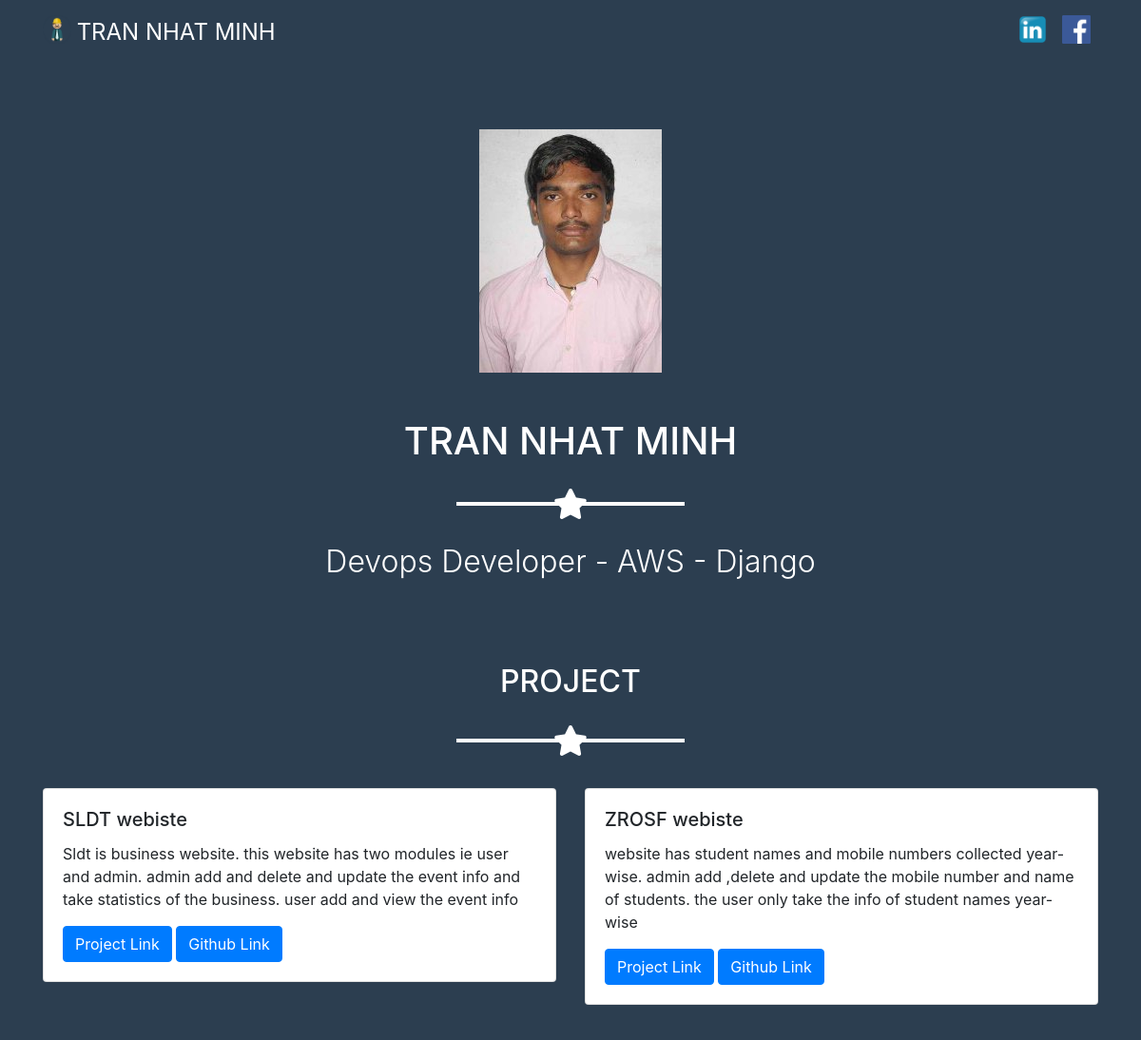
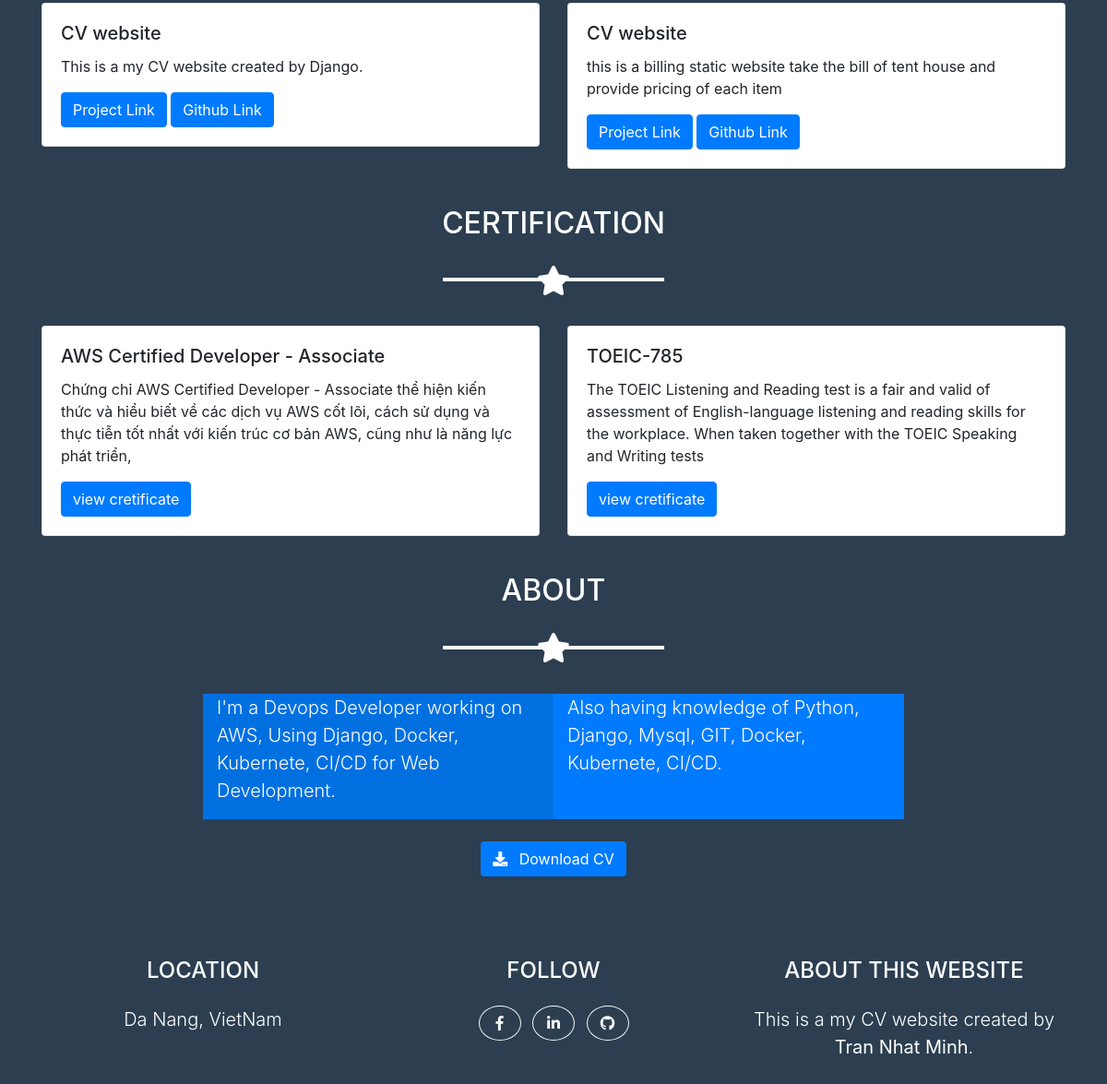
The page / on the database its author committed (2 pictures, top to bottom).
### ram/models.py (models this page shows, shortened)
class project(models.Model):
    name =models.CharField(max_length=200)
    des =models.CharField(max_length=200)
    link=models.URLField()
    gitlink=models.URLField()
    name1 =models.CharField(max_length=200)
    des1 =models.CharField(max_length=200)
    link1=models.URLField()
    gitlink1=models.URLField()

class certificate(models.Model):
    name =models.CharField(max_length=200)
    des =models.CharField(max_length=200)
    link=models.URLField()
    name1 =models.CharField(max_length=200)
    des1 =models.CharField(max_length=200)
    link1=models.URLField()

### ram/views.py (the view)
# urls.py: path('',views.display,name='display'),
def display(request):
    p = project.objects.all()
    c = certificate.objects.all()
    return render(request,'portfolio.html',{'p':p,'c':c})

### ram/templates/portfolio.html (shortened to what this page needs)
{% extends 'base.html' %}
{% block content %}
	<header class="masthead text-white text-center">
	  <div class="container">
		<img class="img-fluid mb-5 d-block mx-auto" src="static/mypf/img/PHO1.png" alt="">
		<h1 class="text-uppercase mb-0">Tran Nhat Minh</h1>
		<hr class="star-light">
		<h2 class="font-weight-light mb-0">Devops Developer - AWS - Django</h2>
	  </div>
	</header>
	<section class="portfolio margin" id="portfolio">
        <div class="container">
            <h2 class="text-center text-uppercase text-white mb-0">Project</h2>
			<hr class="star-light mb-5 text-white">
			{% for p1 in p %}<div class="margin"></div>
			<div class="row">
			  <div class="col-sm-6">
				<div class="card">
				  <div class="card-body">
					<h5 class="card-title">{{p1.name}} </h5>
					<p class="card-text">{{p1.des}}</p>
					<a href="javascript:window.open('{{p1.link}}','mypopuptitle','width=1000,height=800')" class="btn btn-primary"> Project Link</a>
					<a href="javascript:window.open('{{p1.gitlink}}','mypopuptitle','width=1000,height=800')" class="btn btn-primary">Github Link</a>
				  </div>
				</div>
			  </div>
			  <div class="col-sm-6">
				<div class="card">
				  <div class="card-body">
					<h5 class="card-title">{{p1.name1}} </h5>
					<p class="card-text">{{p1.des1}}</p>
					<a href="javascript:window.open('{{p1.link1}}','mypopuptitle','width=1000,height=800')" class="btn btn-primary"> Project Link</a>
					<a href="javascript:window.open('{{p1.gitlink1}}','mypopuptitle','width=1000,height=800')" class="btn btn-primary">Github Link</a>
				  </div>
				</div>
			  </div>
			</div>
			{% endfor %}
		</div>
	</section>
	<section class="portfolio margin" id="portfolio">
        <div class="container">
            <h2 class="text-center text-uppercase text-white mb-0">Certification</h2>
			<hr class="star-light mb-5 text-white">
			{% for c1 in c %}<div class="margin"></div>
			<div class="row">
			  <div class="col-sm-6">
				<div class="card">
				  <div class="card-body">
					<h5 class="card-title">{{c1.name}} </h5>
					<p class="card-text">{{c1.des}}</p>
					<a href="javascript:window.open('{{c1.link}}','mypopuptitle','width=1000,height=800')" class="btn btn-primary"> view cretificate</a>
				  </div>
				</div>
			  </div>
			  <div class="col-sm-6">
				<div class="card">
				  <div class="card-body">
					<h5 class="card-title">{{c1.name1}} </h5>
					<p class="card-text">{{c1.des1}}</p>
					<a href="javascript:window.open('{{c1.link1}}','mypopuptitle','width=1000,height=800')" class="btn btn-primary">view cretificate</a>
				  </div>
				</div>
			  </div>
			</div>
			{% endfor %}
		</div>
	</section>
	<section class="text-white mb-0 margin" id="about">
	  <div class="container">
		<h2 class="text-center text-uppercase text-white">About</h2>
		<hr class="star-light mb-5">
		<div class="row">
		  <div class="col-lg-4 ml-auto about-1">
			<p class="lead">I'm a Devops Developer working on AWS, Using Django, Docker, Kubernete, CI/CD for Web Development.</p>
		  </div>
		  <div class="col-lg-4 mr-auto about-2">
			<p class="lead">Also having knowledge of  Python, Django, Mysql, GIT, Docker, Kubernete, CI/CD.  </p>
		  </div>
		</div>
		<div class="text-center mt-4">
		  <a class="btn btn-xl btn-cv" href="/static/mypf/files/resume.pdf" download>
			<i class="fas fa-download mr-2"></i>
			Download CV
		  </a>
		</div>
	  </div>
	</section>
{% endblock %}

### ram/templates/base.html (shortened to what this page needs)
{% load static %}
<!DOCTYPE html>
<html lang="en">
<head>
    <link href="{% static 'mypf/bootstrap-4/css/bootstrap.min.css' %}" rel="stylesheet">
    <link rel="stylesheet" href="{% static 'mypf/css/styles.css' %}">
    <link rel="stylesheet" href="https://use.fontawesome.com/releases/v5.5.0/css/all.css">
</head>
<body>
    {% include 'navbar.html' %}
    {% block content %}
    {% endblock %}
    {% include 'footer.html' %}
</body>
</html>

### ram/templates/navbar.html (shortened to what this page needs)
{% load static %}
<nav class="navbar navbar-expand-md navbar-dark">
    <div class="container">
        <a class="navbar-brand" href="{% url 'display' %}">
            <img src="{% static 'mypf/img/profile.png' %}" width="30" height="30" class="d-inline-block align-top" alt="">
            <span class="home-brand">Tran Nhat Minh</span>
        </a>
        <div class="collapse navbar-collapse" id="navbarToggler">
            <ul class="navbar-nav">
                <li class="nav-item">
                    <a class="nav-link" href="https://www.linkedin.com/in/nh%E1%BA%ADt-minh-tr%E1%BA%A7n-4bb543240/">
                        <img src="{% static 'mypf/img/linkedin.png' %}" width="30" height="30" class="d-inline-block align-top" alt="">
                    </a>
                </li>
                <li class="nav-item">
                    <a class="nav-link" href="https://www.facebook.com/MinhxFelix/">
                        <img src="{% static 'mypf/img/fb-logo.png' %}" width="30" height="30" class="d-inline-block align-top" alt="">
                    </a>
                </li>
            </ul>
        </div>
    </div>
</nav>

### ram/templates/footer.html
	<footer class="footer text-center margin">
	  <div class="container">
		<div class="row">
		  <div class="col-md-4 mb-5 mb-lg-0">
			<h4 class="text-uppercase mb-4">Location</h4>
			<p class="lead mb-0">Da Nang, VietNam
			  <br></p>
		  </div>
		  <div class="col-md-4 mb-5 mb-lg-0">
			<h4 class="text-uppercase mb-4">Follow</h4>
			<ul class="list-inline mb-0">
			  <li class="list-inline-item">
				<a class="btn btn-outline-light btn-social text-center rounded-circle" href="https://www.facebook.com/MinhxFelix/">
				  <i class="fab fa-fw fa-facebook-f"></i>
				</a>
			  </li>
			  <li class="list-inline-item">
				<a class="btn btn-outline-light btn-social text-center rounded-circle" href="https://www.linkedin.com/in/nh%E1%BA%ADt-minh-tr%E1%BA%A7n-4bb543240/">
				  <i class="fab fa-fw fa-linkedin-in"></i>
				</a>
			  </li>
			  <li class="list-inline-item">
				<a class="btn btn-outline-light btn-social text-center rounded-circle" href="https://github.com/TranNhatMinh23">
				  <i class="fab fa-fw fa-github"></i>
				</a>
			  </li>
			</ul>
		  </div>
		  <div class="col-md-4">
			<h4 class="text-uppercase mb-4">About This Website</h4>
			<p class="lead mb-0">This is a my CV website created by
				<b>Tran Nhat Minh</b>.</p>
		  </div>
		</div>
	  </div>
	</footer>

### ram/static/mypf/css/styles.css (style rules this page uses)
body { background-color:#2c3e50; background-repeat:no-repeat; -webkit-background-size: cover; -moz-background-size: cover; -o-background-size: cover; background-size: cover; }
.margin { margin-top: 40px; }
.home-brand { font-size: 1.5rem; text-transform: uppercase; }
.nav-item { font-size: 1.5rem; text-transform: uppercase; }
header.masthead { padding-top: calc(3rem + 10px); padding-bottom: 3rem; }
hr.star-dark, hr.star-light { max-width: 15rem; padding: 0; text-align: center; border: none; border-top: solid .25rem; margin-top: 2.5rem; margin-bottom: 2.5rem; margin-left: auto; margin-right: auto; }
hr.star-dark:after, hr.star-light:after { position: relative; top: -.8em; display: inline-block; padding: 0 .25em; content: '\f005'; font-family: "Font Awesome 5 Free"; font-weight: 900; font-size: 2em; }
.about-1 { background-color:#0070e1; }
.about-2 { background-color:#007bff; }
.btn-cv { background-color: #007bff; color: #fff; }
.footer { padding-top: 3rem; padding-bottom: 3rem; color: #fff; }
@media (min-width: 992px) { header.masthead { padding-top: calc(3rem + 20px); padding-bottom: 3rem; } }

### rows shown on the page
project: name "SLDT webiste", des "Sldt is business website. this website has two modules ie user and admin. admin add and delete and update the event info and take statistics of the business. user add and view the event info", name1 "ZROSF webiste", des1 "website has student names and mobile numbers collected year-wise. admin add ,delete and update the mobile number and name of students. the user only take the info of student names year-wise"
project: name "CV website", des "This is a my CV website created by Django.", name1 "CV website", des1 "this is a billing static website take the bill of tent house and provide pricing of each item"
certificate: name "AWS Certified Developer - Associate", des "Chứng chỉ AWS Certified Developer - Associate thể hiện kiến thức và hiểu biết về các dịch vụ AWS cốt lõi, cách sử dụng và thực tiễn tốt nhất với kiến trúc cơ bản AWS, cũng như là năng lực phát triển,", name1 "TOEIC-785", des1 "The TOEIC Listening and Reading test is a fair and valid of assessment of English-language listening and reading skills for the workplace. When taken together with the TOEIC Speaking and Writing tests"
